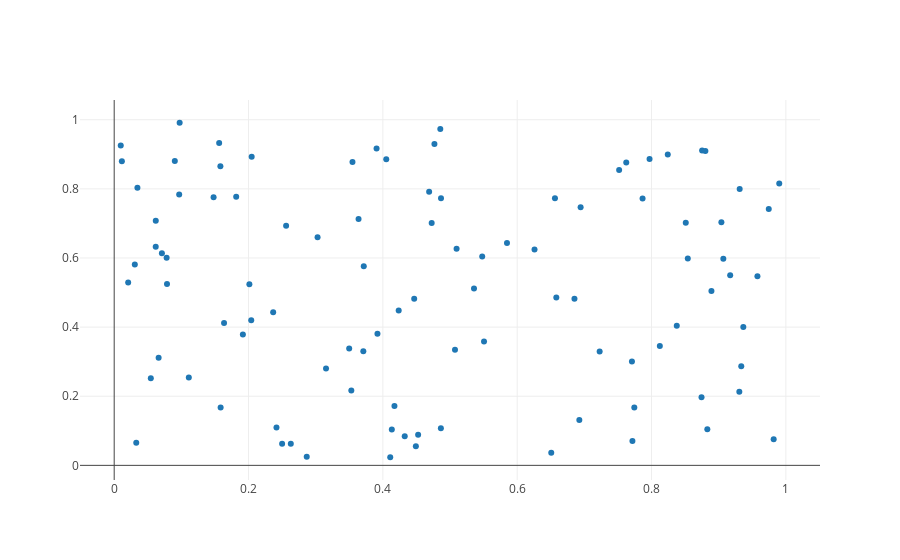

Notebook code cell kept with this figure:
### Markdown cell above
# Plotly

### Code cell
traces = [go.Scatter(x=x, y=y, name=leg, mode='markers')]

py.iplot(traces)
